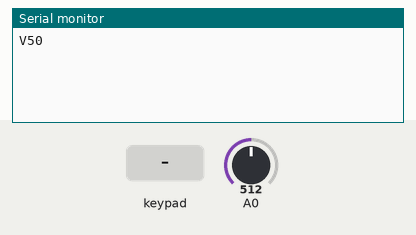
Recording of a sketch running on a simulated Arduino Uno, built with avr-gcc and run on an emulated ATmega328P. Parts: the last lines printed to the serial monitor. Wiring (inferred from the names in the program): 2×3 keypad with keys 1 2 3 4 5 6 (labels assumed): rows pin 2, pin 3; columns pin 4, pin 5, pin 6. The test bench sets the inputs (shaded band); at power-on: A0 = 512.

Above: at 1.2 s.
1.3 s: key '1' pressed
At 2.0 s:
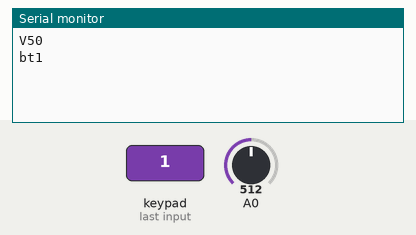
2.8 s: A0 set to 716
At 3.9 s:
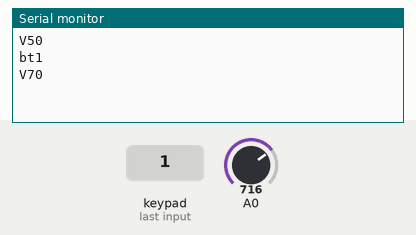
4.3 s: keypad keys 1 2 pressed 0.4 s apart
At 5.4 s:
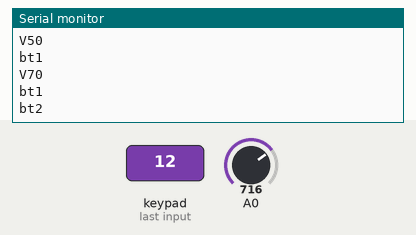
6.6 s: key '3' pressed
At 7.8 s:
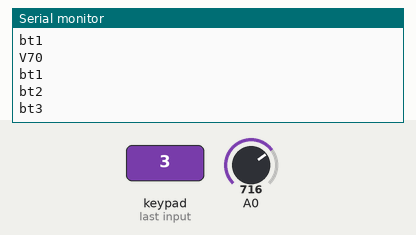
8.1 s: keypad keys 2 5 pressed 0.4 s apart
At 9.5 s:
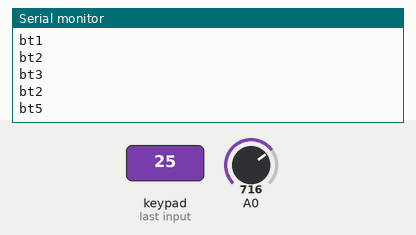
10.4 s: A0 set to 900
At 10.8 s:
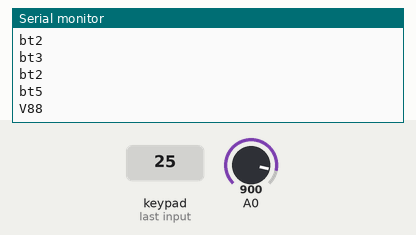
Timing chart, 0 to 12.9 s (numbered marks = the images above; inputs shaded):
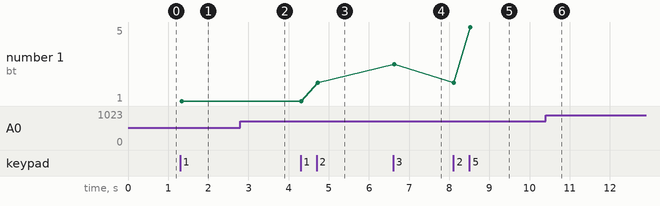

Measured:
- after the input at 1.3 s, the serial monitor: prints a new line at once (image 1)
- after the input at 2.8 s, the serial monitor: prints a new line at once (image 2)
- after the input at 4.3 s, the serial monitor: prints a new line after 0.43 s (image 3)
- after the input at 6.6 s, the serial monitor: prints a new line at once (image 4)
- after the input at 8.1 s, the serial monitor: prints a new line at once (image 5)
- after the input at 10.4 s, the serial monitor: prints a new line at once (image 6)
- plotted number 1: 1 → 2 after the input at 4.3 s, 2 → 3 after the input at 6.6 s, 3 → 5 after the input at 8.1 s

The sketch:

macropad.ino
```cpp
const int rows[] = {2, 3}; // Row pins
const int cols[] = {4, 5, 6}; // Column pins
bool buttons[2][3]; // Current button states
bool lastButtons[2][3]; // Previous button states
int lastVolume = 0;

void setup() {
  for (int i = 0; i < 2; i++) pinMode(rows[i], OUTPUT); // Set rows as outputs
  for (int i = 0; i < 3; i++) pinMode(cols[i], INPUT_PULLUP); // Set columns as inputs with pullups
  Serial.begin(9600); // Start serial communication
  // Initialize last button states to match the current state
  for (int r = 0; r < 2; r++) {
    for (int c = 0; c < 3; c++) {
      lastButtons[r][c] = false;
    }
  }
}

void loop() {
  // Scan the button matrix
  volumeRead();
  for (int r = 0; r < 2; r++) {
    digitalWrite(rows[r], LOW); // Activate this row
    for (int c = 0; c < 3; c++) {
      buttons[r][c] = !digitalRead(cols[c]); // Read and invert logic (pressed = true)
      // Print only if the state has changed
      if (buttons[r][c] != lastButtons[r][c]) {
        if (buttons[r][c]) { // Button pressed
          printButtonState(r, c, 1);
        }
        lastButtons[r][c] = buttons[r][c]; // Update the last state
      }
    }
    digitalWrite(rows[r], HIGH); // Deactivate this row
  }
  delay(50); // Debounce
}

void printButtonState(int row, int col, bool state) {
  if (state) { // Only send when pressed
    int buttonNumber = row * 3 + col + 1;
    switch (buttonNumber) {
      case 1: Serial.println("bt1"); break;
      case 2: Serial.println("bt2"); break;
      case 3: Serial.println("bt3"); break;
      case 4: Serial.println("bt4"); break;
      case 5: Serial.println("bt5"); break;
      case 6: Serial.println("bt6"); break;
    }
  }
}

void volumeRead(){
    float value = round(analogRead(A0)*(0.09775171065));

  if(value!=lastVolume){
    int intValue = static_cast<int>(round(value));
      Serial.print("V");
      Serial.println(intValue);
    lastVolume=value;
    }
      delay(1);
}
```
